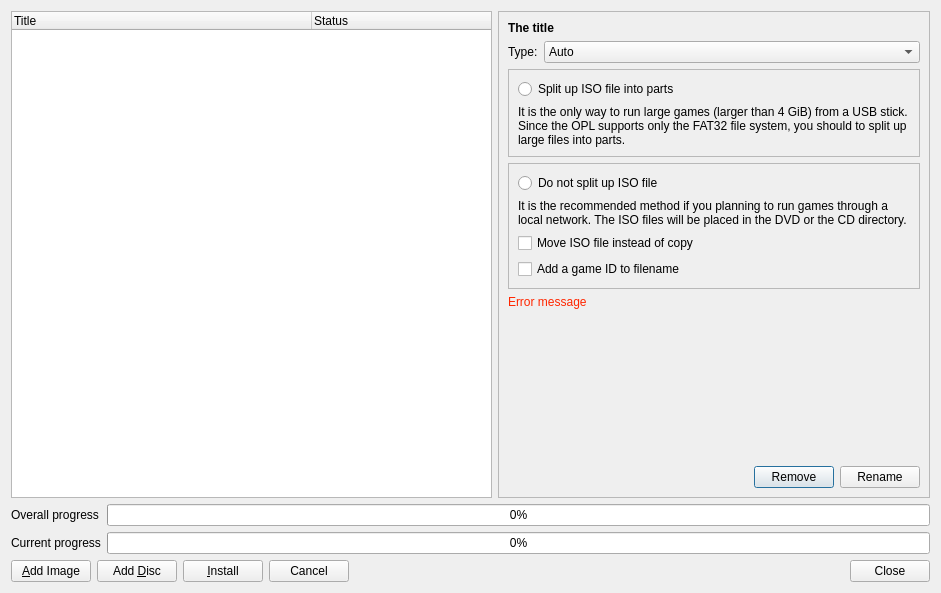
<?xml version="1.0" encoding="UTF-8"?>
<ui version="4.0">
 <class>GameInstallDialog</class>
 <widget class="QDialog" name="GameInstallDialog">
  <property name="geometry">
   <rect>
    <x>0</x>
    <y>0</y>
    <width>941</width>
    <height>593</height>
   </rect>
  </property>
  <property name="minimumSize">
   <size>
    <width>0</width>
    <height>0</height>
   </size>
  </property>
  <property name="acceptDrops">
   <bool>true</bool>
  </property>
  <property name="windowTitle">
   <string>Game Installiation</string>
  </property>
  <property name="modal">
   <bool>true</bool>
  </property>
  <layout class="QVBoxLayout" name="verticalLayout">
   <item>
    <layout class="QHBoxLayout" name="horizontalLayout_2">
     <item>
      <widget class="QTreeWidget" name="mp_tree_tasks">
       <property name="sizePolicy">
        <sizepolicy hsizetype="Expanding" vsizetype="Expanding">
         <horstretch>10</horstretch>
         <verstretch>0</verstretch>
        </sizepolicy>
       </property>
       <property name="editTriggers">
        <set>QAbstractItemView::NoEditTriggers</set>
       </property>
       <property name="showDropIndicator" stdset="0">
        <bool>false</bool>
       </property>
       <property name="alternatingRowColors">
        <bool>true</bool>
       </property>
       <property name="rootIsDecorated">
        <bool>false</bool>
       </property>
       <property name="itemsExpandable">
        <bool>false</bool>
       </property>
       <property name="columnCount">
        <number>2</number>
       </property>
       <attribute name="headerDefaultSectionSize">
        <number>300</number>
       </attribute>
       <column>
        <property name="text">
         <string>Title</string>
        </property>
       </column>
       <column>
        <property name="text">
         <string>Status</string>
        </property>
       </column>
      </widget>
     </item>
     <item>
      <widget class="QFrame" name="frame">
       <property name="sizePolicy">
        <sizepolicy hsizetype="Expanding" vsizetype="Preferred">
         <horstretch>9</horstretch>
         <verstretch>0</verstretch>
        </sizepolicy>
       </property>
       <property name="frameShape">
        <enum>QFrame::StyledPanel</enum>
       </property>
       <layout class="QVBoxLayout" name="verticalLayout_2">
        <item>
         <widget class="QWidget" name="mp_widget_task_details" native="true">
          <layout class="QGridLayout" name="gridLayout_2">
           <property name="leftMargin">
            <number>0</number>
           </property>
           <property name="topMargin">
            <number>0</number>
           </property>
           <property name="rightMargin">
            <number>0</number>
           </property>
           <property name="bottomMargin">
            <number>0</number>
           </property>
           <item row="0" column="0" colspan="2">
            <layout class="QVBoxLayout" name="verticalLayout_3">
             <item>
              <layout class="QFormLayout" name="formLayout_2">
               <item row="1" column="0">
                <widget class="QLabel" name="label_3">
                 <property name="text">
                  <string>Type:</string>
                 </property>
                </widget>
               </item>
               <item row="1" column="1">
                <widget class="QComboBox" name="mp_combo_type">
                 <item>
                  <property name="text">
                   <string>Auto</string>
                  </property>
                 </item>
                 <item>
                  <property name="text">
                   <string notr="true">CD</string>
                  </property>
                 </item>
                 <item>
                  <property name="text">
                   <string notr="true">DVD</string>
                  </property>
                 </item>
                </widget>
               </item>
               <item row="0" column="0" colspan="2">
                <widget class="QLabel" name="mp_label_title">
                 <property name="font">
                  <font>
                   <weight>75</weight>
                   <bold>true</bold>
                  </font>
                 </property>
                 <property name="text">
                  <string notr="true">The title</string>
                 </property>
                 <property name="wordWrap">
                  <bool>true</bool>
                 </property>
                 <property name="textInteractionFlags">
                  <set>Qt::TextSelectableByMouse</set>
                 </property>
                </widget>
               </item>
              </layout>
             </item>
             <item>
              <widget class="QFrame" name="frame_2">
               <property name="minimumSize">
                <size>
                 <width>0</width>
                 <height>0</height>
                </size>
               </property>
               <property name="frameShape">
                <enum>QFrame::StyledPanel</enum>
               </property>
               <layout class="QVBoxLayout" name="verticalLayout_5">
                <item>
                 <widget class="QRadioButton" name="mp_radiobtn_split_up">
                  <property name="text">
                   <string>Split up ISO file into parts</string>
                  </property>
                 </widget>
                </item>
                <item>
                 <widget class="QLabel" name="label_4">
                  <property name="text">
                   <string>It is the only way to run large games (larger than 4 GiB) from a USB stick. Since the OPL supports only the FAT32 file system, you should to split up large files into parts.</string>
                  </property>
                  <property name="wordWrap">
                   <bool>true</bool>
                  </property>
                 </widget>
                </item>
               </layout>
              </widget>
             </item>
             <item>
              <widget class="QFrame" name="frame_3">
               <property name="minimumSize">
                <size>
                 <width>0</width>
                 <height>0</height>
                </size>
               </property>
               <property name="frameShape">
                <enum>QFrame::StyledPanel</enum>
               </property>
               <layout class="QVBoxLayout" name="verticalLayout_6">
                <item>
                 <widget class="QRadioButton" name="mp_radiobtn_dnot_split_up">
                  <property name="text">
                   <string>Do not split up ISO file</string>
                  </property>
                 </widget>
                </item>
                <item>
                 <widget class="QLabel" name="label_5">
                  <property name="text">
                   <string>It is the recommended method if you planning to run games through a local network. The ISO files will be placed in the DVD or the CD directory.</string>
                  </property>
                  <property name="wordWrap">
                   <bool>true</bool>
                  </property>
                 </widget>
                </item>
                <item>
                 <widget class="QCheckBox" name="mp_checkbox_move">
                  <property name="text">
                   <string>Move ISO file instead of copy</string>
                  </property>
                 </widget>
                </item>
                <item>
                 <widget class="QCheckBox" name="mp_checkbox_rename">
                  <property name="text">
                   <string>Add a game ID to filename</string>
                  </property>
                 </widget>
                </item>
               </layout>
              </widget>
             </item>
             <item>
              <widget class="QLabel" name="mp_label_error_message">
               <property name="sizePolicy">
                <sizepolicy hsizetype="Minimum" vsizetype="Preferred">
                 <horstretch>0</horstretch>
                 <verstretch>0</verstretch>
                </sizepolicy>
               </property>
               <property name="styleSheet">
                <string notr="true">QLabel {
	color: rgb(255, 38, 0);
}</string>
               </property>
               <property name="text">
                <string notr="true">Error message</string>
               </property>
               <property name="wordWrap">
                <bool>true</bool>
               </property>
               <property name="textInteractionFlags">
                <set>Qt::TextSelectableByMouse</set>
               </property>
              </widget>
             </item>
             <item>
              <spacer name="verticalSpacer">
               <property name="orientation">
                <enum>Qt::Vertical</enum>
               </property>
               <property name="sizeHint" stdset="0">
                <size>
                 <width>20</width>
                 <height>40</height>
                </size>
               </property>
              </spacer>
             </item>
             <item>
              <layout class="QHBoxLayout" name="horizontalLayout_3">
               <item>
                <spacer name="horizontalSpacer_2">
                 <property name="orientation">
                  <enum>Qt::Horizontal</enum>
                 </property>
                 <property name="sizeHint" stdset="0">
                  <size>
                   <width>40</width>
                   <height>20</height>
                  </size>
                 </property>
                </spacer>
               </item>
               <item>
                <widget class="QPushButton" name="mp_btn_remove">
                 <property name="text">
                  <string>Remove</string>
                 </property>
                 <property name="icon">
                  <iconset resource="Resources.qrc">
                   <normaloff>:/icons/document-close</normaloff>:/icons/document-close</iconset>
                 </property>
                </widget>
               </item>
               <item>
                <widget class="QPushButton" name="mp_btn_rename">
                 <property name="text">
                  <string>Rename</string>
                 </property>
                 <property name="icon">
                  <iconset resource="Resources.qrc">
                   <normaloff>:/icons/document-edit</normaloff>:/icons/document-edit</iconset>
                 </property>
                </widget>
               </item>
              </layout>
             </item>
            </layout>
           </item>
          </layout>
         </widget>
        </item>
       </layout>
      </widget>
     </item>
    </layout>
   </item>
   <item>
    <layout class="QFormLayout" name="formLayout">
     <item row="0" column="0">
      <widget class="QLabel" name="label_2">
       <property name="text">
        <string>Overall progress</string>
       </property>
      </widget>
     </item>
     <item row="0" column="1">
      <widget class="QProgressBar" name="mp_progressbar_overall">
       <property name="value">
        <number>0</number>
       </property>
      </widget>
     </item>
     <item row="1" column="0">
      <widget class="QLabel" name="label">
       <property name="text">
        <string>Current progress</string>
       </property>
      </widget>
     </item>
     <item row="1" column="1">
      <widget class="QProgressBar" name="mp_progressbar_current">
       <property name="value">
        <number>0</number>
       </property>
      </widget>
     </item>
    </layout>
   </item>
   <item>
    <layout class="QHBoxLayout" name="horizontalLayout">
     <item>
      <widget class="QPushButton" name="mp_btn_add_image">
       <property name="text">
        <string>&amp;Add Image</string>
       </property>
      </widget>
     </item>
     <item>
      <widget class="QPushButton" name="mp_btn_add_disc">
       <property name="text">
        <string>Add &amp;Disc</string>
       </property>
      </widget>
     </item>
     <item>
      <widget class="QPushButton" name="mp_btn_install">
       <property name="text">
        <string>&amp;Install</string>
       </property>
      </widget>
     </item>
     <item>
      <widget class="QPushButton" name="mp_btn_cancel">
       <property name="text">
        <string>Cancel</string>
       </property>
      </widget>
     </item>
     <item>
      <spacer name="horizontalSpacer">
       <property name="orientation">
        <enum>Qt::Horizontal</enum>
       </property>
       <property name="sizeHint" stdset="0">
        <size>
         <width>40</width>
         <height>20</height>
        </size>
       </property>
      </spacer>
     </item>
     <item>
      <widget class="QPushButton" name="mp_btn_ok">
       <property name="text">
        <string>Close</string>
       </property>
      </widget>
     </item>
    </layout>
   </item>
  </layout>
 </widget>
 <tabstops>
  <tabstop>mp_tree_tasks</tabstop>
  <tabstop>mp_btn_add_image</tabstop>
  <tabstop>mp_btn_add_disc</tabstop>
  <tabstop>mp_btn_install</tabstop>
  <tabstop>mp_btn_cancel</tabstop>
  <tabstop>mp_btn_ok</tabstop>
  <tabstop>mp_combo_type</tabstop>
  <tabstop>mp_btn_remove</tabstop>
  <tabstop>mp_btn_rename</tabstop>
 </tabstops>
 <resources>
  <include location="Resources.qrc"/>
 </resources>
 <connections>
  <connection>
   <sender>mp_btn_install</sender>
   <signal>clicked()</signal>
   <receiver>GameInstallDialog</receiver>
   <slot>install()</slot>
   <hints>
    <hint type="sourcelabel">
     <x>261</x>
     <y>504</y>
    </hint>
    <hint type="destinationlabel">
     <x>506</x>
     <y>221</y>
    </hint>
   </hints>
  </connection>
  <connection>
   <sender>mp_btn_add_image</sender>
   <signal>clicked()</signal>
   <receiver>GameInstallDialog</receiver>
   <slot>addDiscImage()</slot>
   <hints>
    <hint type="sourcelabel">
     <x>59</x>
     <y>504</y>
    </hint>
    <hint type="destinationlabel">
     <x>506</x>
     <y>221</y>
    </hint>
   </hints>
  </connection>
  <connection>
   <sender>mp_btn_cancel</sender>
   <signal>clicked()</signal>
   <receiver>GameInstallDialog</receiver>
   <slot>reject()</slot>
   <hints>
    <hint type="sourcelabel">
     <x>347</x>
     <y>504</y>
    </hint>
    <hint type="destinationlabel">
     <x>506</x>
     <y>221</y>
    </hint>
   </hints>
  </connection>
  <connection>
   <sender>mp_btn_ok</sender>
   <signal>clicked()</signal>
   <receiver>GameInstallDialog</receiver>
   <slot>accept()</slot>
   <hints>
    <hint type="sourcelabel">
     <x>774</x>
     <y>504</y>
    </hint>
    <hint type="destinationlabel">
     <x>506</x>
     <y>221</y>
    </hint>
   </hints>
  </connection>
  <connection>
   <sender>mp_btn_rename</sender>
   <signal>clicked()</signal>
   <receiver>GameInstallDialog</receiver>
   <slot>renameGame()</slot>
   <hints>
    <hint type="sourcelabel">
     <x>762</x>
     <y>401</y>
    </hint>
    <hint type="destinationlabel">
     <x>506</x>
     <y>221</y>
    </hint>
   </hints>
  </connection>
  <connection>
   <sender>mp_btn_remove</sender>
   <signal>clicked()</signal>
   <receiver>GameInstallDialog</receiver>
   <slot>removeGame()</slot>
   <hints>
    <hint type="sourcelabel">
     <x>675</x>
     <y>401</y>
    </hint>
    <hint type="destinationlabel">
     <x>506</x>
     <y>221</y>
    </hint>
   </hints>
  </connection>
  <connection>
   <sender>mp_tree_tasks</sender>
   <signal>itemSelectionChanged()</signal>
   <receiver>GameInstallDialog</receiver>
   <slot>taskSelectionChanged()</slot>
   <hints>
    <hint type="sourcelabel">
     <x>379</x>
     <y>171</y>
    </hint>
    <hint type="destinationlabel">
     <x>506</x>
     <y>221</y>
    </hint>
   </hints>
  </connection>
  <connection>
   <sender>mp_tree_tasks</sender>
   <signal>itemDoubleClicked(QTreeWidgetItem*,int)</signal>
   <receiver>GameInstallDialog</receiver>
   <slot>renameGame()</slot>
   <hints>
    <hint type="sourcelabel">
     <x>379</x>
     <y>171</y>
    </hint>
    <hint type="destinationlabel">
     <x>506</x>
     <y>221</y>
    </hint>
   </hints>
  </connection>
  <connection>
   <sender>mp_btn_add_disc</sender>
   <signal>clicked()</signal>
   <receiver>GameInstallDialog</receiver>
   <slot>addDisc()</slot>
   <hints>
    <hint type="sourcelabel">
     <x>135</x>
     <y>491</y>
    </hint>
    <hint type="destinationlabel">
     <x>392</x>
     <y>257</y>
    </hint>
   </hints>
  </connection>
  <connection>
   <sender>mp_combo_type</sender>
   <signal>currentIndexChanged(int)</signal>
   <receiver>GameInstallDialog</receiver>
   <slot>mediaTypeChanged(int)</slot>
   <hints>
    <hint type="sourcelabel">
     <x>651</x>
     <y>58</y>
    </hint>
    <hint type="destinationlabel">
     <x>392</x>
     <y>257</y>
    </hint>
   </hints>
  </connection>
  <connection>
   <sender>mp_radiobtn_split_up</sender>
   <signal>toggled(bool)</signal>
   <receiver>GameInstallDialog</receiver>
   <slot>splitUpOptionChanged()</slot>
   <hints>
    <hint type="sourcelabel">
     <x>632</x>
     <y>83</y>
    </hint>
    <hint type="destinationlabel">
     <x>392</x>
     <y>257</y>
    </hint>
   </hints>
  </connection>
  <connection>
   <sender>mp_checkbox_move</sender>
   <signal>stateChanged(int)</signal>
   <receiver>GameInstallDialog</receiver>
   <slot>moveOptionChanged()</slot>
   <hints>
    <hint type="sourcelabel">
     <x>632</x>
     <y>134</y>
    </hint>
    <hint type="destinationlabel">
     <x>392</x>
     <y>257</y>
    </hint>
   </hints>
  </connection>
  <connection>
   <sender>mp_checkbox_rename</sender>
   <signal>stateChanged(int)</signal>
   <receiver>GameInstallDialog</receiver>
   <slot>renameOptionChanged()</slot>
   <hints>
    <hint type="sourcelabel">
     <x>632</x>
     <y>156</y>
    </hint>
    <hint type="destinationlabel">
     <x>392</x>
     <y>257</y>
    </hint>
   </hints>
  </connection>
 </connections>
 <slots>
  <slot>addDiscImage()</slot>
  <slot>install()</slot>
  <slot>renameGame()</slot>
  <slot>removeGame()</slot>
  <slot>taskSelectionChanged()</slot>
  <slot>addDisc()</slot>
  <slot>mediaTypeChanged(int)</slot>
  <slot>splitUpOptionChanged()</slot>
  <slot>renameOptionChanged()</slot>
  <slot>moveOptionChanged()</slot>
 </slots>
</ui>
